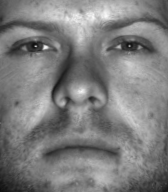
#> input picture Project2/Project2/faces_training/face01.pgm, 168 x 192 px; its folder holds 4 pictures in this run
$ python 2018147558.py faces_training/face01.pgm
#> lines starting #> are read from the running program, lines starting #| are printed output that depends on the picture
import numpy as np
import cv2
import sys
import os


#for number of dimensions required ratio(step1)
# [32 lines left out: functions select_dms, img_reconst, vector_re, not called in this run]

#for reading a set of images
def read_img(path, nimg):
#> called with path = 'faces_training', nimg = 39
    img_list = os.listdir(path)[0:nimg]
    image = [path+"/"+ entry for entry in img_list]
    images = np.array([cv2.imread(img, cv2.IMREAD_GRAYSCALE) for img in image],
                          dtype = np.float64)
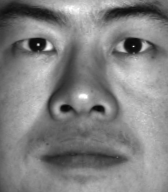
#> input picture Project2/Project2/faces_training/face02.pgm, 168 x 192 px
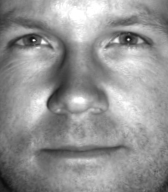
#> input picture Project2/Project2/faces_training/face03.pgm, 168 x 192 px
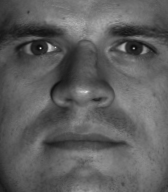
#> input picture Project2/Project2/faces_training/face04.pgm, 168 x 192 px
    n, h, w = images.shape
#> n = 4; h = 192; w = 168
    images = images.reshape(n, h*w)
    return images, img_list, h, w

#for writing results to txt files
# [24 lines left out: function text_write, not called in this run]

#Variables that need to be initialization
percent = sys.argv[1]
train_path = 'faces_training'
test_path = 'faces_test'
s2_path = '2018147558'
error_arr = []
result = []

#main function
if __name__ == '__main__':

    #When there is an error in the factor given to the main function
    if len(sys.argv) != 2 :
        print("Invalid arguments")
        sys.exit()

    #Read train and test image set
    train_img, train_list, h, w = read_img(train_path, 39)
#> train_list = ['face01.pgm', 'face02.pgm', 'face03.pgm', 'face04.pgm']; h = 192; w = 168
    test_img, test_list, h, w = read_img(test_path, 5)
#> (the run stopped early here; a loop or call above may not have finished)
